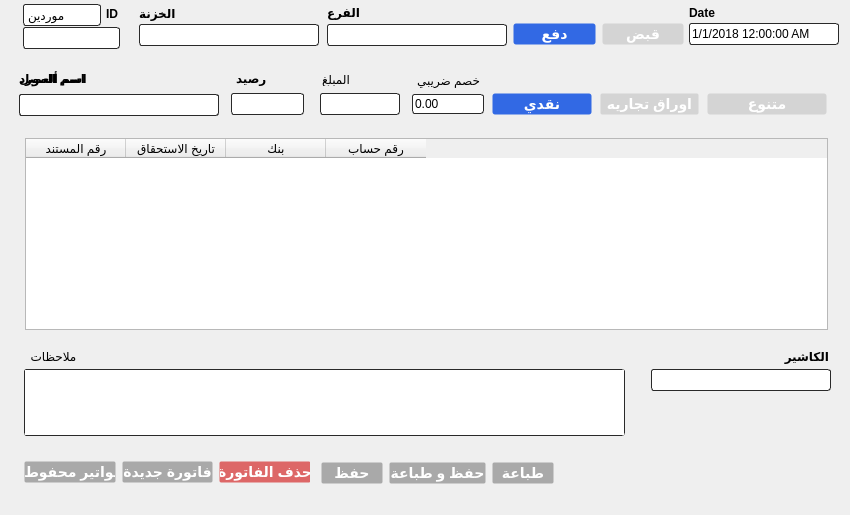
<?xml version="1.0" encoding="UTF-8"?>
<ui version="4.0">
 <class>payments</class>
 <widget class="QWidget" name="payments">
  <property name="geometry">
   <rect>
    <x>0</x>
    <y>0</y>
    <width>850</width>
    <height>515</height>
   </rect>
  </property>
  <property name="windowTitle">
   <string>Form</string>
  </property>
  <widget class="QComboBox" name="supp_name">
   <property name="geometry">
    <rect>
     <x>19</x>
     <y>94</y>
     <width>200</width>
     <height>22</height>
    </rect>
   </property>
   <property name="minimumSize">
    <size>
     <width>200</width>
     <height>22</height>
    </size>
   </property>
   <property name="styleSheet">
    <string notr="true">QComboBox {
  border-style: solid !important;
    border-width: 1px !important;
    border-color: rgb( 41, 41, 41 ) !important;
    border-radius: 3px !important;
}
QComboBox:editable {
    background: white;
}
QComboBox::drop-down {
    subcontrol-origin: padding;
    subcontrol-position: top right;
    width: 15px;
	
	background-color:transparent;

    border-top-right-radius: 3px; /* same radius as the QComboBox */
    border-bottom-right-radius: 3px;
}
QComboBox::down-arrow:on { /* shift the arrow when popup is open */
    top: 1px;
    left: 1px;
}
QComboBox:on { /* shift the text when the popup opens */
    padding-top: 3px;
    padding-left: 4px;
}

QComboBox::down-arrow {
image: url(:/Rc/Img/Menu.png);

}
QComboBox QAbstractItemView {
    border-bottom: 1px solid black;
    border-top:none;
    border-left: 1px solid black;
    border-right: 1px solid black;
	border-bottom-left-radius: 3px;
	border-bottom-right-radius: 3px;

   /* selection-background-color:;*/
}
QComboBox::down-arrow:on {
    
	image: url(:/Rc/Img/Menu EXPAND.png);

}</string>
   </property>
   <property name="editable">
    <bool>true</bool>
   </property>
  </widget>
  <widget class="QPushButton" name="back">
   <property name="geometry">
    <rect>
     <x>100</x>
     <y>38</y>
     <width>18</width>
     <height>10</height>
    </rect>
   </property>
   <property name="styleSheet">
    <string notr="true">QPushButton{border-width: 2px !important;
    border-radius: 5px !important;
background-image: url(:/Rc/Img/Down.png);
}    

QPushButton:hover {
background-image: url(:/Rc/Img/Down HOVER.png);
}
QPushButton:pressed {
background-image: url(:/Rc/Img/Down CLICK.png);
}

</string>
   </property>
   <property name="text">
    <string/>
   </property>
  </widget>
  <widget class="QComboBox" name="rec_stat">
   <property name="geometry">
    <rect>
     <x>23</x>
     <y>4</y>
     <width>78</width>
     <height>22</height>
    </rect>
   </property>
   <property name="styleSheet">
    <string notr="true">QComboBox {
  border-style: solid !important;
    border-width: 1px !important;
    border-color: rgb( 41, 41, 41 ) !important;
    border-radius: 3px !important;
}

QComboBox::drop-down {
    subcontrol-origin: padding;
    subcontrol-position: top right;
    width: 15px;
	
	background-color:transparent;

    border-top-right-radius: 3px; /* same radius as the QComboBox */
    border-bottom-right-radius: 3px;
}
QComboBox::down-arrow:on { /* shift the arrow when popup is open */
    top: 1px;
    left: 1px;
}
QComboBox:on { /* shift the text when the popup opens */
    padding-top: 3px;
    padding-left: 4px;
}

QComboBox::down-arrow {
image: url(:/Rc/Img/Menu.png);

}
QComboBox QAbstractItemView {
    border-bottom: 1px solid black;
    border-top:none;
    border-left: 1px solid black;
    border-right: 1px solid black;
	border-bottom-left-radius: 3px;
	border-bottom-right-radius: 3px;

   /* selection-background-color:;*/
}
QComboBox::down-arrow:on {
    
	image: url(:/Rc/Img/Menu EXPAND.png);

}</string>
   </property>
   <item>
    <property name="text">
     <string>موردين</string>
    </property>
   </item>
   <item>
    <property name="text">
     <string>عملاء</string>
    </property>
   </item>
  </widget>
  <widget class="QLabel" name="label_27">
   <property name="geometry">
    <rect>
     <x>652</x>
     <y>347</y>
     <width>177</width>
     <height>18</height>
    </rect>
   </property>
   <property name="styleSheet">
    <string notr="true">    font: bold 12px;</string>
   </property>
   <property name="text">
    <string>الكاشير</string>
   </property>
  </widget>
  <widget class="QWidget" name="layoutWidget_6">
   <property name="geometry">
    <rect>
     <x>492</x>
     <y>81</y>
     <width>335</width>
     <height>46</height>
    </rect>
   </property>
   <layout class="QHBoxLayout" name="horizontalLayout_3" stretch="5,5,6">
    <property name="spacing">
     <number>8</number>
    </property>
    <property name="sizeConstraint">
     <enum>QLayout::SetDefaultConstraint</enum>
    </property>
    <item>
     <widget class="QPushButton" name="cash">
      <property name="maximumSize">
       <size>
        <width>16777215</width>
        <height>22</height>
       </size>
      </property>
      <property name="autoFillBackground">
       <bool>false</bool>
      </property>
      <property name="styleSheet">
       <string notr="true">QPushButton {
  	background-color: #d4d4d4;
    border-style: hidden;
	border-width: 1px;
    border-radius: 3px;
    font: bold 14px;
    color: #ffffff;
 
}

QPushButton:checked {
background-color: #3269e4;
}</string>
      </property>
      <property name="text">
       <string>نقدي</string>
      </property>
      <property name="checkable">
       <bool>true</bool>
      </property>
      <property name="checked">
       <bool>true</bool>
      </property>
      <property name="autoExclusive">
       <bool>true</bool>
      </property>
      <property name="default">
       <bool>false</bool>
      </property>
      <property name="flat">
       <bool>false</bool>
      </property>
     </widget>
    </item>
    <item>
     <widget class="QPushButton" name="fin_paper">
      <property name="enabled">
       <bool>false</bool>
      </property>
      <property name="maximumSize">
       <size>
        <width>16777215</width>
        <height>22</height>
       </size>
      </property>
      <property name="styleSheet">
       <string notr="true">QPushButton {
  	background-color: #d4d4d4;
    border-style: hidden;
	border-width:1px;
    border-radius: 2px;
    font: bold 14px;
    color: #ffffff; 
}

QPushButton:checked {
background-color: #3269e4;
}</string>
      </property>
      <property name="text">
       <string>اوراق تجاريه</string>
      </property>
      <property name="checkable">
       <bool>true</bool>
      </property>
      <property name="autoExclusive">
       <bool>true</bool>
      </property>
      <property name="flat">
       <bool>false</bool>
      </property>
     </widget>
    </item>
    <item>
     <widget class="QPushButton" name="mixed">
      <property name="enabled">
       <bool>false</bool>
      </property>
      <property name="maximumSize">
       <size>
        <width>16777215</width>
        <height>22</height>
       </size>
      </property>
      <property name="styleSheet">
       <string notr="true">QPushButton {
  	background-color: #d4d4d4;
    border-style: hidden;
	border-width:1px;
    border-radius: 3px;
    font: bold 14px;
    color: #ffffff;
}

QPushButton:checked {
background-color: #3269e4;
}</string>
      </property>
      <property name="text">
       <string>متنوع</string>
      </property>
      <property name="checkable">
       <bool>true</bool>
      </property>
      <property name="autoExclusive">
       <bool>true</bool>
      </property>
     </widget>
    </item>
   </layout>
  </widget>
  <widget class="QLabel" name="label">
   <property name="geometry">
    <rect>
     <x>106</x>
     <y>4</y>
     <width>14</width>
     <height>20</height>
    </rect>
   </property>
   <property name="styleSheet">
    <string notr="true">    font: bold 12px;</string>
   </property>
   <property name="text">
    <string>ID</string>
   </property>
  </widget>
  <widget class="QLineEdit" name="rec_no">
   <property name="geometry">
    <rect>
     <x>23</x>
     <y>27</y>
     <width>97</width>
     <height>22</height>
    </rect>
   </property>
   <property name="styleSheet">
    <string notr="true">border-style: solid !important;
    border-width: 1px !important;
    border-color: rgb( 41, 41, 41 ) !important;
    border-radius: 3px !important;</string>
   </property>
   <property name="readOnly">
    <bool>true</bool>
   </property>
  </widget>
  <widget class="QLabel" name="label_21">
   <property name="geometry">
    <rect>
     <x>689</x>
     <y>5</y>
     <width>75</width>
     <height>16</height>
    </rect>
   </property>
   <property name="styleSheet">
    <string notr="true">    font: bold 12px;</string>
   </property>
   <property name="text">
    <string>Date</string>
   </property>
  </widget>
  <widget class="QDateTimeEdit" name="dateTimeEdit">
   <property name="geometry">
    <rect>
     <x>689</x>
     <y>23</y>
     <width>150</width>
     <height>22</height>
    </rect>
   </property>
   <property name="styleSheet">
    <string notr="true">QDateTimeEdit{
  border-style: solid !important;
    border-width:1px !important;
    border-color: rgb( 41, 41, 41 ) !important;
    border-radius: 3px !important;
}

QDateTimeEdit::down-arrow:on { /* shift the arrow when popup is open */
    top: 1px;
    left: 1px;
}
QDateTimeEdit:on { /* shift the text when the popup opens */
    padding-top: 3px;
    padding-left: 4px;
}

QDateTimeEdit::down-arrow {
image: url(:/Rc/Img/Menu.png);

}

QDateTimeEdit::down-arrow:on {
    
	image: url(:/Rc/Img/Menu EXPAND.png);

}

QDateTimeEdit::drop-down {
    subcontrol-origin: padding;
    subcontrol-position: top right;
    width: 15px;
	
	background-color:transparent;

    border-top-right-radius: 3px; /* same radius as the QComboBox */
    border-bottom-right-radius: 3px;
}</string>
   </property>
   <property name="dateTime">
    <datetime>
     <hour>0</hour>
     <minute>0</minute>
     <second>0</second>
     <year>2018</year>
     <month>1</month>
     <day>1</day>
    </datetime>
   </property>
   <property name="displayFormat">
    <string>M/d/yyyy h:mm:ss AP</string>
   </property>
   <property name="calendarPopup">
    <bool>true</bool>
   </property>
   <property name="timeSpec">
    <enum>Qt::LocalTime</enum>
   </property>
  </widget>
  <widget class="QLabel" name="label_26">
   <property name="geometry">
    <rect>
     <x>139</x>
     <y>5</y>
     <width>103</width>
     <height>17</height>
    </rect>
   </property>
   <property name="minimumSize">
    <size>
     <width>0</width>
     <height>17</height>
    </size>
   </property>
   <property name="maximumSize">
    <size>
     <width>16777215</width>
     <height>17</height>
    </size>
   </property>
   <property name="styleSheet">
    <string notr="true">    font: bold 12px;</string>
   </property>
   <property name="text">
    <string>الخزنة</string>
   </property>
   <property name="alignment">
    <set>Qt::AlignRight|Qt::AlignTrailing|Qt::AlignVCenter</set>
   </property>
  </widget>
  <widget class="QComboBox" name="cash_depo_name">
   <property name="geometry">
    <rect>
     <x>139</x>
     <y>24</y>
     <width>180</width>
     <height>22</height>
    </rect>
   </property>
   <property name="minimumSize">
    <size>
     <width>180</width>
     <height>22</height>
    </size>
   </property>
   <property name="maximumSize">
    <size>
     <width>16777215</width>
     <height>25</height>
    </size>
   </property>
   <property name="styleSheet">
    <string notr="true">QComboBox {
  border-style: solid !important;
    border-width: 1px !important;
    border-color: rgb( 41, 41, 41 ) !important;
    border-radius: 3px !important;
}
QComboBox:editable {
    background: white;
}
QComboBox::drop-down {
    subcontrol-origin: padding;
    subcontrol-position: top right;
    width: 15px;
	
	background-color:transparent;

    border-top-right-radius: 3px; /* same radius as the QComboBox */
    border-bottom-right-radius: 3px;
}
QComboBox::down-arrow:on { /* shift the arrow when popup is open */
    top: 1px;
    left: 1px;
}
QComboBox:on { /* shift the text when the popup opens */
    padding-top: 3px;
    padding-left: 4px;
}

QComboBox::down-arrow {
image: url(:/Rc/Img/Menu.png);

}
QComboBox QAbstractItemView {
    border-bottom: 1px solid black;
    border-top:none;
    border-left: 1px solid black;
    border-right: 1px solid black;
	border-bottom-left-radius: 3px;
	border-bottom-right-radius: 3px;

   /* selection-background-color:;*/
}
QComboBox::down-arrow:on {
    
	image: url(:/Rc/Img/Menu EXPAND.png);

}</string>
   </property>
   <property name="editable">
    <bool>true</bool>
   </property>
  </widget>
  <widget class="QLabel" name="label_3">
   <property name="geometry">
    <rect>
     <x>236</x>
     <y>68</y>
     <width>80</width>
     <height>21</height>
    </rect>
   </property>
   <property name="minimumSize">
    <size>
     <width>80</width>
     <height>0</height>
    </size>
   </property>
   <property name="styleSheet">
    <string notr="true">    font: bold 12px;</string>
   </property>
   <property name="text">
    <string>رصيد</string>
   </property>
   <property name="alignment">
    <set>Qt::AlignRight|Qt::AlignTrailing|Qt::AlignVCenter</set>
   </property>
  </widget>
  <widget class="QLineEdit" name="balance">
   <property name="geometry">
    <rect>
     <x>231</x>
     <y>93</y>
     <width>73</width>
     <height>22</height>
    </rect>
   </property>
   <property name="minimumSize">
    <size>
     <width>73</width>
     <height>22</height>
    </size>
   </property>
   <property name="maximumSize">
    <size>
     <width>200</width>
     <height>40</height>
    </size>
   </property>
   <property name="styleSheet">
    <string notr="true">border-style: solid !important;
    border-width: 1px !important;
    border-color: rgb( 41, 41, 41 ) !important;
    border-radius: 3px !important;</string>
   </property>
   <property name="readOnly">
    <bool>true</bool>
   </property>
  </widget>
  <widget class="QComboBox" name="cashier_name">
   <property name="geometry">
    <rect>
     <x>651</x>
     <y>369</y>
     <width>180</width>
     <height>22</height>
    </rect>
   </property>
   <property name="minimumSize">
    <size>
     <width>0</width>
     <height>22</height>
    </size>
   </property>
   <property name="styleSheet">
    <string notr="true">QComboBox {
  border-style: solid !important;
    border-width: 1px !important;
    border-color: rgb( 41, 41, 41 ) !important;
    border-radius: 3px !important;
}
QComboBox:editable {
    background: white;
}
QComboBox::drop-down {
    subcontrol-origin: padding;
    subcontrol-position: top right;
    width: 15px;
	
	background-color:transparent;

    border-top-right-radius: 3px; /* same radius as the QComboBox */
    border-bottom-right-radius: 3px;
}
QComboBox::down-arrow:on { /* shift the arrow when popup is open */
    top: 1px;
    left: 1px;
}
QComboBox:on { /* shift the text when the popup opens */
    padding-top: 3px;
    padding-left: 4px;
}

QComboBox::down-arrow {
image: url(:/Rc/Img/Menu.png);

}
QComboBox QAbstractItemView {
    border-bottom: 1px solid black;
    border-top:none;
    border-left: 1px solid black;
    border-right: 1px solid black;
	border-bottom-left-radius: 3px;
	border-bottom-right-radius: 3px;

   /* selection-background-color:;*/
}
QComboBox::down-arrow:on {
    
	image: url(:/Rc/Img/Menu EXPAND.png);

}</string>
   </property>
   <property name="editable">
    <bool>true</bool>
   </property>
  </widget>
  <widget class="QPushButton" name="next">
   <property name="geometry">
    <rect>
     <x>100</x>
     <y>28</y>
     <width>18</width>
     <height>10</height>
    </rect>
   </property>
   <property name="styleSheet">
    <string notr="true">QPushButton{border-width: 2px !important;
    border-radius: 5px !important;
background-image: url(:/Rc/Img/Up.png);
}    

QPushButton:hover {
background-image: url(:/Rc/Img/Up HOVER.png);
}
QPushButton:pressed {
background-image: url(:/Rc/Img/Up CLICK.png);
}

</string>
   </property>
   <property name="text">
    <string/>
   </property>
  </widget>
  <widget class="QLabel" name="label_25">
   <property name="geometry">
    <rect>
     <x>327</x>
     <y>3</y>
     <width>75</width>
     <height>19</height>
    </rect>
   </property>
   <property name="styleSheet">
    <string notr="true">    font: bold 12px;</string>
   </property>
   <property name="text">
    <string>الفرع</string>
   </property>
   <property name="alignment">
    <set>Qt::AlignRight|Qt::AlignTrailing|Qt::AlignVCenter</set>
   </property>
  </widget>
  <widget class="QComboBox" name="branch_name">
   <property name="geometry">
    <rect>
     <x>327</x>
     <y>24</y>
     <width>180</width>
     <height>22</height>
    </rect>
   </property>
   <property name="minimumSize">
    <size>
     <width>180</width>
     <height>22</height>
    </size>
   </property>
   <property name="styleSheet">
    <string notr="true">QComboBox {
  border-style: solid !important;
    border-width: 1px !important;
    border-color: rgb( 41, 41, 41 ) !important;
    border-radius: 3px !important;
}
QComboBox:editable {
    background: white;
}
QComboBox::drop-down {
    subcontrol-origin: padding;
    subcontrol-position: top right;
    width: 15px;
	
	background-color:transparent;

    border-top-right-radius: 3px; /* same radius as the QComboBox */
    border-bottom-right-radius: 3px;
}
QComboBox::down-arrow:on { /* shift the arrow when popup is open */
    top: 1px;
    left: 1px;
}
QComboBox:on { /* shift the text when the popup opens */
    padding-top: 3px;
    padding-left: 4px;
}

QComboBox::down-arrow {
image: url(:/Rc/Img/Menu.png);

}
QComboBox QAbstractItemView {
    border-bottom: 1px solid black;
    border-top:none;
    border-left: 1px solid black;
    border-right: 1px solid black;
	border-bottom-left-radius: 3px;
	border-bottom-right-radius: 3px;

   /* selection-background-color:;*/
}
QComboBox::down-arrow:on {
    
	image: url(:/Rc/Img/Menu EXPAND.png);

}</string>
   </property>
   <property name="editable">
    <bool>true</bool>
   </property>
  </widget>
  <widget class="QLabel" name="supplier_label">
   <property name="geometry">
    <rect>
     <x>19</x>
     <y>68</y>
     <width>150</width>
     <height>21</height>
    </rect>
   </property>
   <property name="minimumSize">
    <size>
     <width>150</width>
     <height>0</height>
    </size>
   </property>
   <property name="styleSheet">
    <string notr="true">    font: bold 12px;</string>
   </property>
   <property name="text">
    <string>اسم المورد</string>
   </property>
   <property name="alignment">
    <set>Qt::AlignRight|Qt::AlignTrailing|Qt::AlignVCenter</set>
   </property>
  </widget>
  <widget class="QLineEdit" name="amount">
   <property name="geometry">
    <rect>
     <x>320</x>
     <y>93</y>
     <width>80</width>
     <height>22</height>
    </rect>
   </property>
   <property name="styleSheet">
    <string notr="true">border-style: solid !important;
    border-width: 1px !important;
    border-color: rgb( 41, 41, 41 ) !important;
    border-radius: 3px !important;</string>
   </property>
   <property name="readOnly">
    <bool>false</bool>
   </property>
  </widget>
  <widget class="QLabel" name="label_4">
   <property name="geometry">
    <rect>
     <x>322</x>
     <y>73</y>
     <width>47</width>
     <height>13</height>
    </rect>
   </property>
   <property name="text">
    <string>المبلغ</string>
   </property>
   <property name="alignment">
    <set>Qt::AlignJustify|Qt::AlignVCenter</set>
   </property>
  </widget>
  <widget class="QTableWidget" name="tableWidget">
   <property name="geometry">
    <rect>
     <x>25</x>
     <y>138</y>
     <width>803</width>
     <height>192</height>
    </rect>
   </property>
   <column>
    <property name="text">
     <string>رقم المستند</string>
    </property>
   </column>
   <column>
    <property name="text">
     <string>تاريخ الاستحقاق</string>
    </property>
   </column>
   <column>
    <property name="text">
     <string>بنك</string>
    </property>
   </column>
   <column>
    <property name="text">
     <string>رقم حساب</string>
    </property>
   </column>
  </widget>
  <widget class="QTextEdit" name="notes">
   <property name="geometry">
    <rect>
     <x>24</x>
     <y>369</y>
     <width>601</width>
     <height>67</height>
    </rect>
   </property>
   <property name="styleSheet">
    <string notr="true">border-style: solid !important;
    border-width: 1px !important;
    border-color: rgb( 41, 41, 41 ) !important;
    border-radius: 3px !important;</string>
   </property>
  </widget>
  <widget class="QWidget" name="layoutWidget">
   <property name="geometry">
    <rect>
     <x>321</x>
     <y>456</y>
     <width>233</width>
     <height>35</height>
    </rect>
   </property>
   <layout class="QHBoxLayout" name="horizontalLayout_4">
    <item>
     <widget class="QPushButton" name="save">
      <property name="minimumSize">
       <size>
        <width>0</width>
        <height>22</height>
       </size>
      </property>
      <property name="styleSheet">
       <string notr="true">QPushButton {
  	background-color: #a9a9a9;
    border-style: hidden;
	border-width:1px;
    border-radius: 2px;
    font: bold 14px;
    color: #ffffff; 
}
QPushButton:pressed {
background-color: #3269e4;
}</string>
      </property>
      <property name="text">
       <string>حفظ</string>
      </property>
     </widget>
    </item>
    <item>
     <widget class="QPushButton" name="pushButton_5">
      <property name="enabled">
       <bool>false</bool>
      </property>
      <property name="minimumSize">
       <size>
        <width>0</width>
        <height>22</height>
       </size>
      </property>
      <property name="styleSheet">
       <string notr="true">QPushButton {
  	background-color: #a9a9a9;
    border-style: hidden;
	border-width:1px;
    border-radius: 2px;
    font: bold 14px;
    color: #ffffff; 
}
QPushButton:pressed {
background-color: #3269e4;
}</string>
      </property>
      <property name="text">
       <string>حفظ و طباعة</string>
      </property>
     </widget>
    </item>
    <item>
     <widget class="QPushButton" name="pushButton_6">
      <property name="enabled">
       <bool>false</bool>
      </property>
      <property name="minimumSize">
       <size>
        <width>0</width>
        <height>22</height>
       </size>
      </property>
      <property name="styleSheet">
       <string notr="true">QPushButton {
  	background-color: #a9a9a9;
    border-style: hidden;
	border-width:1px;
    border-radius: 2px;
    font: bold 14px;
    color: #ffffff; 
}
QPushButton:pressed {
background-color: #3269e4;
}</string>
      </property>
      <property name="text">
       <string>طباعة</string>
      </property>
     </widget>
    </item>
   </layout>
  </widget>
  <widget class="QWidget" name="layoutWidget_2">
   <property name="geometry">
    <rect>
     <x>24</x>
     <y>456</y>
     <width>286</width>
     <height>33</height>
    </rect>
   </property>
   <layout class="QHBoxLayout" name="horizontalLayout_5">
    <item>
     <widget class="QPushButton" name="saved">
      <property name="minimumSize">
       <size>
        <width>0</width>
        <height>22</height>
       </size>
      </property>
      <property name="styleSheet">
       <string notr="true">QPushButton {
  	background-color: #a9a9a9;
    border-style: hidden;
	border-width:1px;
    border-radius: 2px;
    font: bold 14px;
    color: #ffffff; 
}
QPushButton:pressed {
background-color: #3269e4;
}</string>
      </property>
      <property name="text">
       <string>فواتير محفوطة</string>
      </property>
     </widget>
    </item>
    <item>
     <widget class="QPushButton" name="pushButton_4">
      <property name="minimumSize">
       <size>
        <width>0</width>
        <height>22</height>
       </size>
      </property>
      <property name="styleSheet">
       <string notr="true">QPushButton {
  	background-color: #a9a9a9;
    border-style: hidden;
	border-width:1px;
    border-radius: 2px;
    font: bold 14px;
    color: #ffffff; 
}
QPushButton:pressed {
background-color: #3269e4;
}</string>
      </property>
      <property name="text">
       <string>فاتورة جديدة</string>
      </property>
     </widget>
    </item>
    <item>
     <widget class="QPushButton" name="delete_rec">
      <property name="minimumSize">
       <size>
        <width>0</width>
        <height>22</height>
       </size>
      </property>
      <property name="styleSheet">
       <string notr="true">QPushButton {
  	background-color: #dd6767;
    border-style: hidden;
	border-width:1px;
    border-radius: 2px;
    font: bold 14px;
    color: #ffffff; 
}
QPushButton:pressed {
background-color: #3269e4;
}</string>
      </property>
      <property name="text">
       <string>حذف الفاتورة</string>
      </property>
     </widget>
    </item>
   </layout>
  </widget>
  <widget class="QLabel" name="label_5">
   <property name="geometry">
    <rect>
     <x>27</x>
     <y>348</y>
     <width>53</width>
     <height>16</height>
    </rect>
   </property>
   <property name="text">
    <string>ملاحظات</string>
   </property>
   <property name="alignment">
    <set>Qt::AlignCenter</set>
   </property>
  </widget>
  <widget class="QComboBox" name="customer_name">
   <property name="geometry">
    <rect>
     <x>19</x>
     <y>94</y>
     <width>200</width>
     <height>22</height>
    </rect>
   </property>
   <property name="minimumSize">
    <size>
     <width>200</width>
     <height>22</height>
    </size>
   </property>
   <property name="styleSheet">
    <string notr="true">QComboBox {
  border-style: solid !important;
    border-width: 1px !important;
    border-color: rgb( 41, 41, 41 ) !important;
    border-radius: 3px !important;
}
QComboBox:editable {
    background: white;
}
QComboBox::drop-down {
    subcontrol-origin: padding;
    subcontrol-position: top right;
    width: 15px;
	
	background-color:transparent;

    border-top-right-radius: 3px; /* same radius as the QComboBox */
    border-bottom-right-radius: 3px;
}
QComboBox::down-arrow:on { /* shift the arrow when popup is open */
    top: 1px;
    left: 1px;
}
QComboBox:on { /* shift the text when the popup opens */
    padding-top: 3px;
    padding-left: 4px;
}

QComboBox::down-arrow {
image: url(:/Rc/Img/Menu.png);

}
QComboBox QAbstractItemView {
    border-bottom: 1px solid black;
    border-top:none;
    border-left: 1px solid black;
    border-right: 1px solid black;
	border-bottom-left-radius: 3px;
	border-bottom-right-radius: 3px;

   /* selection-background-color:;*/
}
QComboBox::down-arrow:on {
    
	image: url(:/Rc/Img/Menu EXPAND.png);

}</string>
   </property>
   <property name="editable">
    <bool>true</bool>
   </property>
  </widget>
  <widget class="QLabel" name="customer_label">
   <property name="geometry">
    <rect>
     <x>19</x>
     <y>68</y>
     <width>150</width>
     <height>21</height>
    </rect>
   </property>
   <property name="minimumSize">
    <size>
     <width>150</width>
     <height>0</height>
    </size>
   </property>
   <property name="styleSheet">
    <string notr="true">    font: bold 12px;</string>
   </property>
   <property name="text">
    <string>اسم ألعميل</string>
   </property>
   <property name="alignment">
    <set>Qt::AlignRight|Qt::AlignTrailing|Qt::AlignVCenter</set>
   </property>
  </widget>
  <widget class="QWidget" name="layoutWidget">
   <property name="geometry">
    <rect>
     <x>513</x>
     <y>22</y>
     <width>171</width>
     <height>24</height>
    </rect>
   </property>
   <layout class="QHBoxLayout" name="horizontalLayout">
    <item>
     <widget class="QPushButton" name="out">
      <property name="minimumSize">
       <size>
        <width>0</width>
        <height>22</height>
       </size>
      </property>
      <property name="styleSheet">
       <string notr="true">QPushButton {
  	background-color: #d4d4d4;
    border-style: hidden;
	border-width: 1px;
    border-radius: 3px;
    font: bold 14px;
    color: #ffffff;
 
}

QPushButton:checked {
background-color: #3269e4;
}</string>
      </property>
      <property name="text">
       <string>دفع</string>
      </property>
      <property name="checkable">
       <bool>true</bool>
      </property>
      <property name="checked">
       <bool>true</bool>
      </property>
      <property name="autoExclusive">
       <bool>true</bool>
      </property>
     </widget>
    </item>
    <item>
     <widget class="QPushButton" name="in">
      <property name="minimumSize">
       <size>
        <width>0</width>
        <height>22</height>
       </size>
      </property>
      <property name="styleSheet">
       <string notr="true">QPushButton {
  	background-color: #d4d4d4;
    border-style: hidden;
	border-width: 1px;
    border-radius: 3px;
    font: bold 14px;
    color: #ffffff;
 
}

QPushButton:checked {
background-color: #3269e4;
}</string>
      </property>
      <property name="text">
       <string>قبض</string>
      </property>
      <property name="checkable">
       <bool>true</bool>
      </property>
      <property name="autoExclusive">
       <bool>true</bool>
      </property>
     </widget>
    </item>
   </layout>
  </widget>
  <widget class="QLineEdit" name="lineEdit">
   <property name="geometry">
    <rect>
     <x>412</x>
     <y>94</y>
     <width>72</width>
     <height>20</height>
    </rect>
   </property>
   <property name="styleSheet">
    <string notr="true">border-style: solid !important;
    border-width: 1px !important;
    border-color: rgb( 41, 41, 41 ) !important;
    border-radius: 3px !important;</string>
   </property>
   <property name="text">
    <string>0.00</string>
   </property>
  </widget>
  <widget class="QLabel" name="label_2">
   <property name="geometry">
    <rect>
     <x>415</x>
     <y>72</y>
     <width>67</width>
     <height>16</height>
    </rect>
   </property>
   <property name="text">
    <string>خصم ضريبي</string>
   </property>
   <property name="alignment">
    <set>Qt::AlignCenter</set>
   </property>
  </widget>
  <zorder>customer_label</zorder>
  <zorder>layoutWidget</zorder>
  <zorder>supp_name</zorder>
  <zorder>rec_stat</zorder>
  <zorder>label_27</zorder>
  <zorder>layoutWidget_6</zorder>
  <zorder>label</zorder>
  <zorder>rec_no</zorder>
  <zorder>label_21</zorder>
  <zorder>dateTimeEdit</zorder>
  <zorder>label_26</zorder>
  <zorder>cash_depo_name</zorder>
  <zorder>label_3</zorder>
  <zorder>balance</zorder>
  <zorder>cashier_name</zorder>
  <zorder>next</zorder>
  <zorder>label_25</zorder>
  <zorder>branch_name</zorder>
  <zorder>supplier_label</zorder>
  <zorder>back</zorder>
  <zorder>amount</zorder>
  <zorder>label_4</zorder>
  <zorder>tableWidget</zorder>
  <zorder>notes</zorder>
  <zorder>layoutWidget</zorder>
  <zorder>layoutWidget_2</zorder>
  <zorder>label_5</zorder>
  <zorder>customer_name</zorder>
  <zorder>lineEdit</zorder>
  <zorder>label_2</zorder>
 </widget>
 <resources/>
 <connections/>
</ui>
